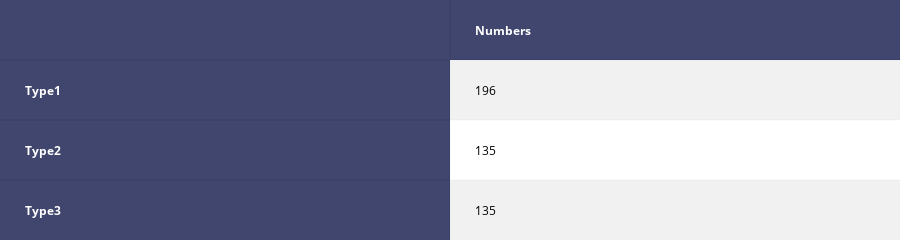

The code cell stored with this chart in its notebook:
### Code cell
iplot(figure)

### Figure 1 — Plotly figure (JSON) as saved in the notebook; plotly's stock layout.template omitted (floating-point values rounded to 4 significant figures)
{"data": [{"colorscale": [[0, "#00083e"], [0.5, "#ededee"], [1, "#ffffff"]], "hoverinfo": "none", "opacity": 0.75, "showscale": false, "type": "heatmap", "z": [[0, 0], [0, 0.5], [0, 1], [0, 0.5]]}], "layout": {"annotations": [{"align": "left", "font": {"color": "#ffffff"}, "showarrow": false, "text": "<b></b>", "x": -0.45, "xanchor": "left", "xref": "x1", "y": 0, "yref": "y1"}, {"align": "left", "font": {"color": "#ffffff"}, "showarrow": false, "text": "<b>Numbers</b>", "x": 0.55, "xanchor": "left", "xref": "x1", "y": 0, "yref": "y1"}, {"align": "left", "font": {"color": "#ffffff"}, "showarrow": false, "text": "<b>Type1</b>", "x": -0.45, "xanchor": "left", "xref": "x1", "y": 1, "yref": "y1"}, {"align": "left", "font": {"color": "#000000"}, "showarrow": false, "text": "196", "x": 0.55, "xanchor": "left", "xref": "x1", "y": 1, "yref": "y1"}, {"align": "left", "font": {"color": "#ffffff"}, "showarrow": false, "text": "<b>Type2</b>", "x": -0.45, "xanchor": "left", "xref": "x1", "y": 2, "yref": "y1"}, {"align": "left", "font": {"color": "#000000"}, "showarrow": false, "text": "135", "x": 0.55, "xanchor": "left", "xref": "x1", "y": 2, "yref": "y1"}, {"align": "left", "font": {"color": "#ffffff"}, "showarrow": false, "text": "<b>Type3</b>", "x": -0.45, "xanchor": "left", "xref": "x1", "y": 3, "yref": "y1"}, {"align": "left", "font": {"color": "#000000"}, "showarrow": false, "text": "135", "x": 0.55, "xanchor": "left", "xref": "x1", "y": 3, "yref": "y1"}], "height": 170, "margin": {"b": 0, "l": 0, "r": 0, "t": 0}, "xaxis": {"dtick": 1, "gridwidth": 2, "showticklabels": false, "tick0": -0.5, "ticks": "", "zeroline": false}, "yaxis": {"autorange": "reversed", "dtick": 1, "gridwidth": 2, "showticklabels": false, "tick0": 0.5, "ticks": "", "zeroline": false}}}
